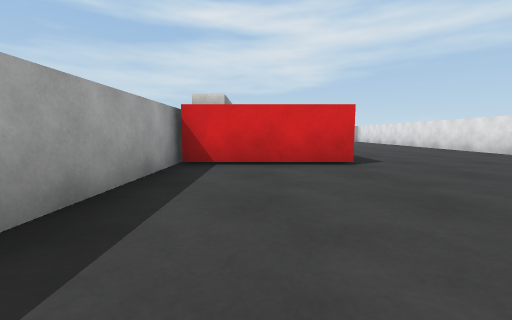
View 1 (above)

16 first-person views from a walk through a scene from a Unity 3-D project. The camera is 0.55 m above the floor, tilts 6° down and sees 90° across. The floor is counted in squares, 1 m on a side. Each view is taken from the middle of a square. On the plan, view 1 faces up. The plan holds only what a view shows up to about 9 squares ahead; the rest is blank. Surface patterns are stand-ins for the level's own textures.

View 2
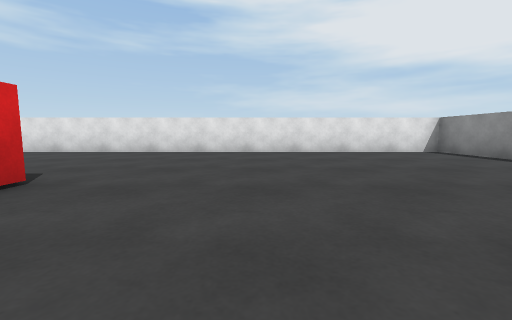

View 3
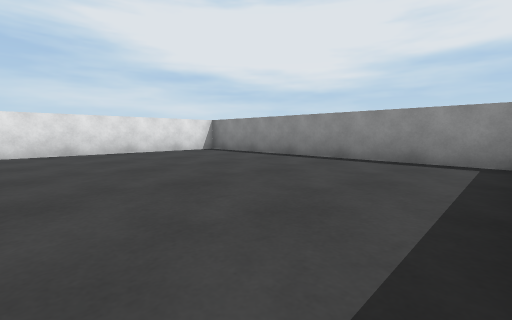

View 4
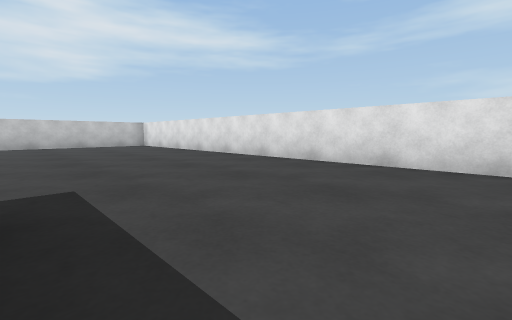

View 5
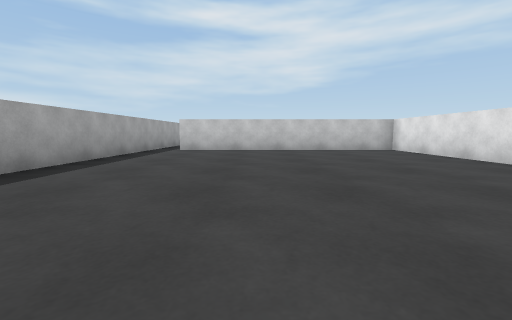

View 6
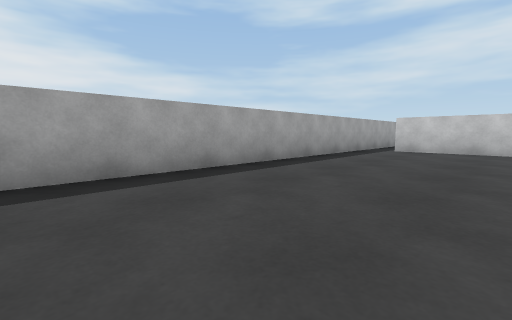

View 7
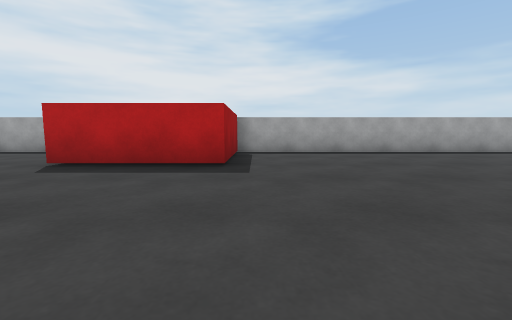

View 8
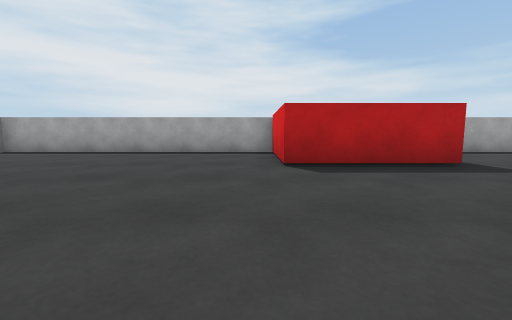

View 9
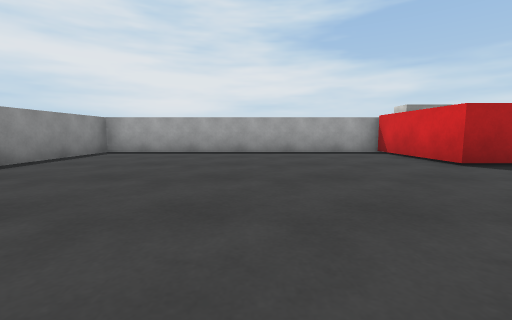

View 10
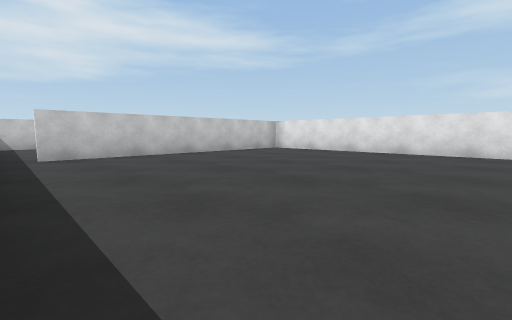

View 11
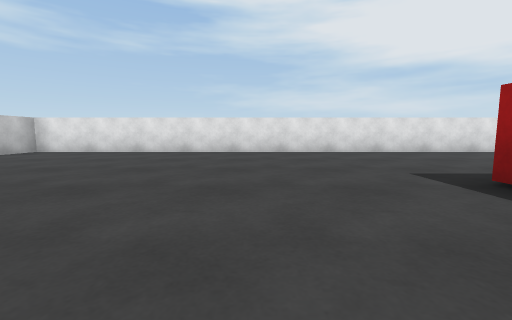

View 12
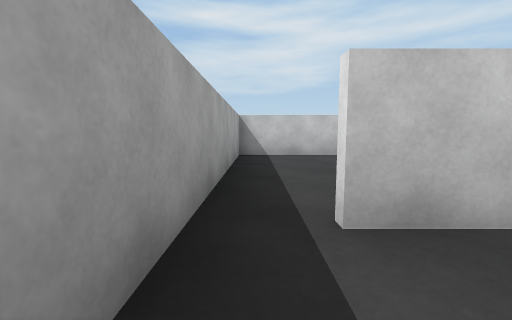

View 13
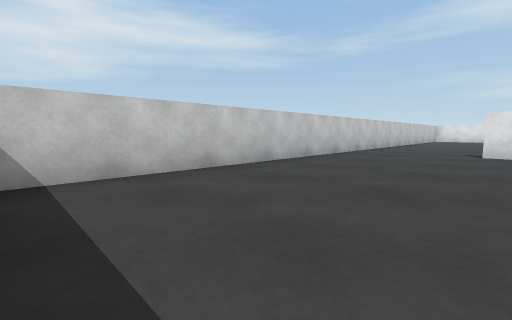

View 14
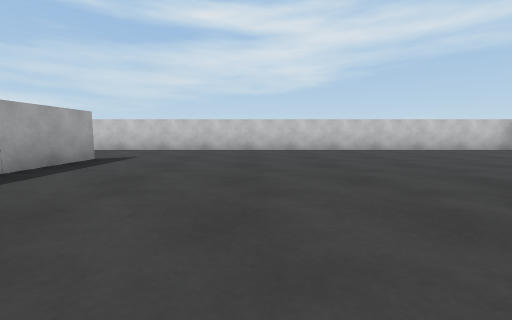

View 15
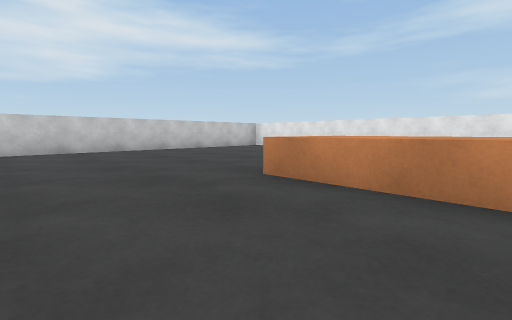

View 16
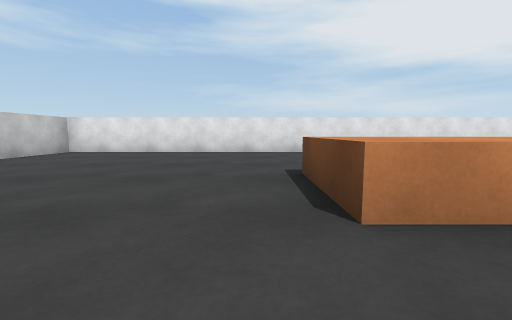

### Floor plan
Points are (right, up) in squares from view 1. A wall is a line through its corners. A room is listed if a view was taken in it or the views show most of it. See-through windows are left out.
Room 1 (views 1, 2, 3, 4, 5, 6, 7, 8, 9, 10, 11, 12)
walls: (-1.4, 4.6) (-1.4, -3.3) (6.5, -3.3) (6.5, 16.4); (-1.4, 16.4) (-1.4, 7.4); (6.6, 16.4) (-0.5, 16.4)
ways out: opening at (-1, 17) to room 2
objects: other object (-1, 5) to (1, 7)
Room 2 (views 13, 14, 15, 16)
walls: (18.4, 8.5) (18.4, 21.4) (-1.4, 21.4) (-1.4, 16.4); (6.5, 18) (6.5, 18.5); (6.6, 18.5) (6.6, 16.4)
low walls: (12.5, 12.9) (12.5, 15.4) (14.5, 15.4)
ways out: opening at (-1, 17) to room 1

Positions as (right, up) in squares from view 1, and headings:
1: (0, 0), facing up
2: (-1, 2), facing right
3: (-1, 2), facing down-right
4: (2, 5), facing up-right
5: (2, 8), facing up
6: (2, 8), facing up-left
7: (6, 8), facing left
8: (6, 4), facing left
9: (6, 1), facing left
10: (-1, 10), facing up-right
11: (-1, 10), facing right
12: (-1, 15), facing up
13: (-1, 18), facing up-right
14: (10, 13), facing up
15: (10, 13), facing up-right
16: (11, 16), facing right
